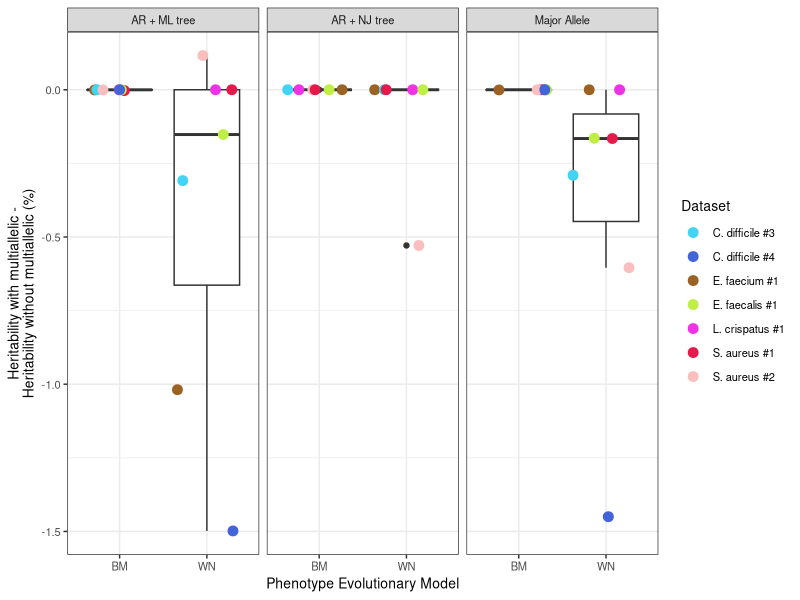

Recreate this plot in R.
# plot heritability estimates
library(tidyverse)

cols = read_delim('../data/project_names_and_colors.tsv', delim='\t')
her_ests = read.csv('data/her_ests.csv', header = F, stringsAsFactors = F)
colors = cols$hex_color
names(colors) = cols$Project
proj_name = cols$Dataset
names(proj_name) = cols$Project

names(her_ests) = c('datname','phen_type','pw_type','her_est')

her_ests$dataset = gsub('_prewas.*','',her_ests$datname)
her_ests$prewas_run = gsub('.*prewas_output_','',her_ests$datname)
her_ests$prewas_run[her_ests$prewas_run == 'no_ancestral_reconstruction_no_tree_given'] = 'Major Allele'
her_ests$prewas_run[her_ests$prewas_run == 'with_ancestral_reconstruction_no_tree_given'] = 'AR + NJ tree'
her_ests$prewas_run[her_ests$prewas_run == 'with_ancestral_reconstruction_given_tree'] = 'AR + ML tree'
her_ests$phen_type[her_ests$phen_type == 'bm'] = 'BM'
her_ests$phen_type[her_ests$phen_type == 'wn'] = 'WN'

he = her_ests[her_ests$pw_type == 'multi',]
he$diff = (her_ests$her_est[her_ests$pw_type == 'multi'] - her_ests$her_est[her_ests$pw_type == 'no multi'])*100

pdf('figures/Figure_S3_heritability_estimate_differences.pdf',width = 6,height = 4)
ggplot(he, aes(x=phen_type,y=diff)) + geom_boxplot() + geom_jitter(aes(col=dataset),size=3) + facet_grid(cols = vars(prewas_run)) + 
  xlab('Phenotype Evolutionary Model') + ylab('Heritability with multiallelic -\nHeritability without multiallelic (%)') + 
  scale_color_manual(name = 'Dataset',values = colors, labels = proj_name) + 
  theme_bw() +
  theme(text = element_text(size=10))
dev.off()
